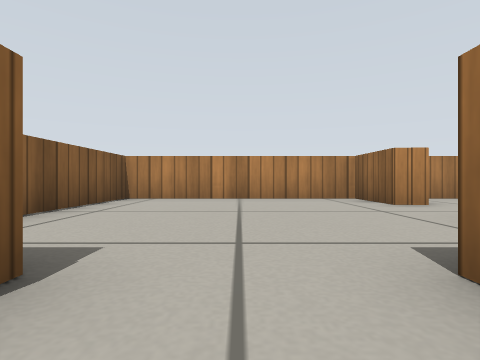
View 1 (above)

16 first-person views from a walk through a Gazebo world. The camera is 0.22 m above the floor, looks level and sees 80° across. The floor is counted in squares, 0.5 m on a side. Each view is taken from the middle of a square. On the plan, view 1 faces up. The plan holds only what a view shows up to about 9 squares ahead; the rest is blank. Gazebo's built-in surfaces are drawn with simple patterns.

View 2
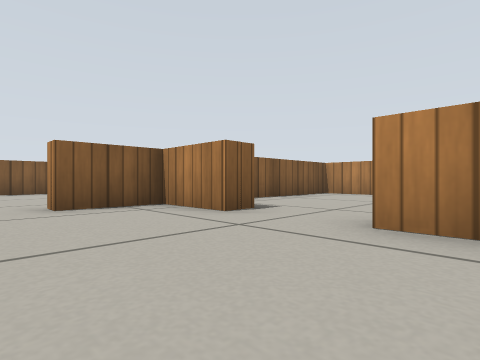

View 3
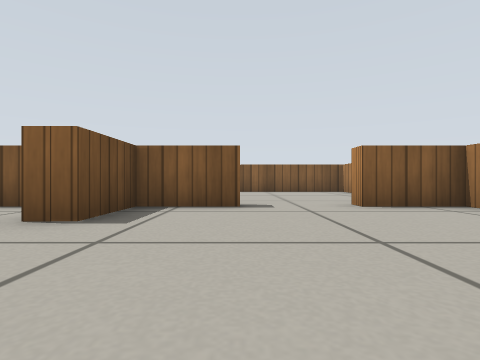

View 4
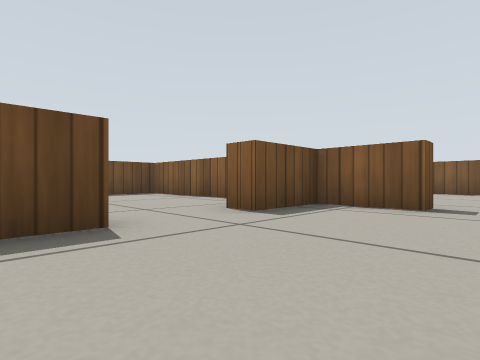

View 5
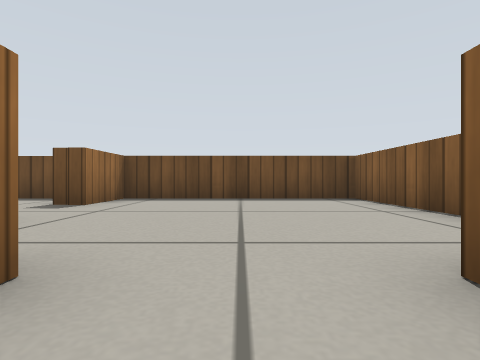

View 6
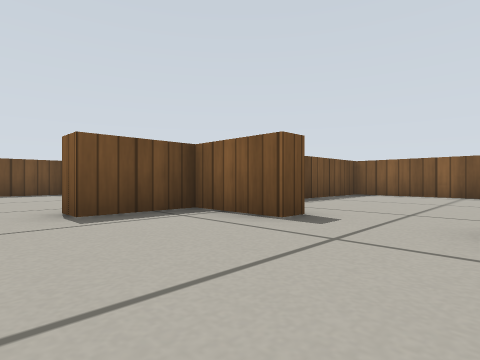

View 7
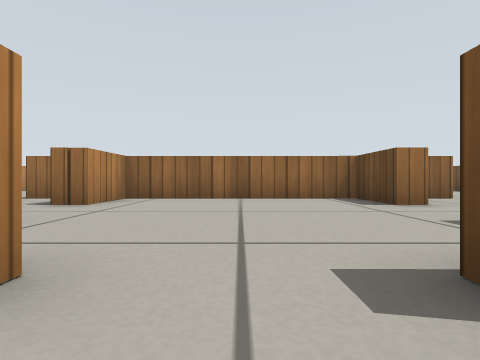

View 8
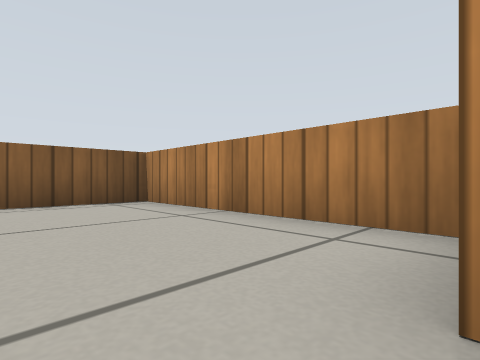

View 9
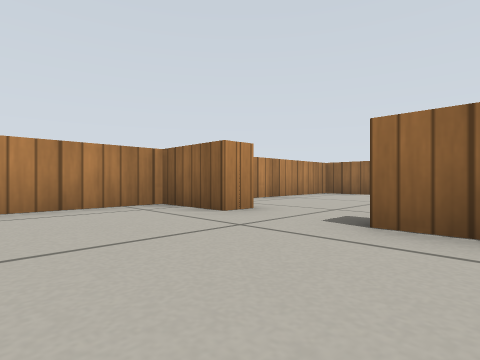

View 10
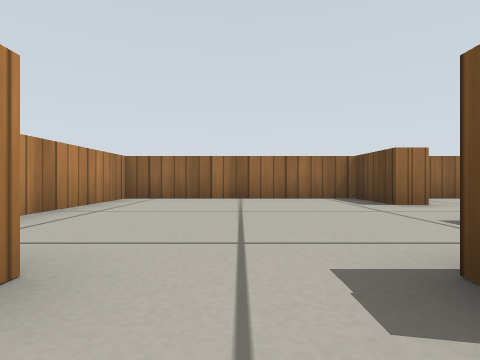

View 11
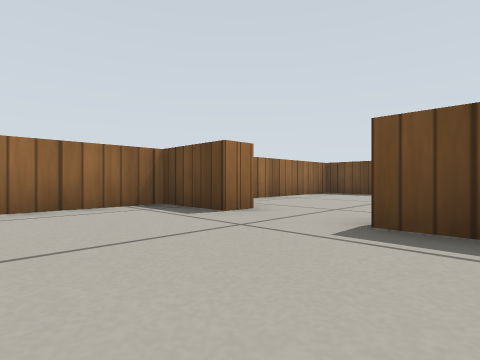

View 12
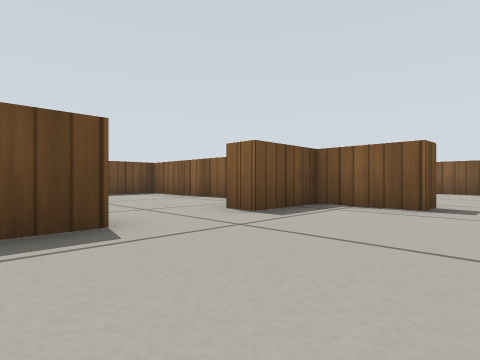

View 13
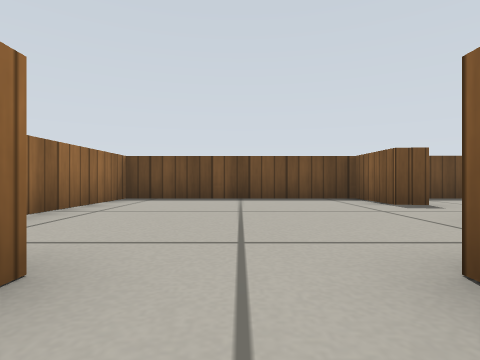

View 14
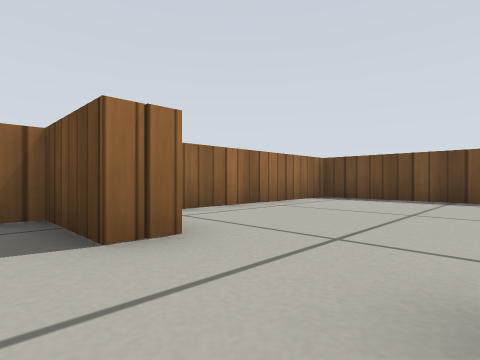

View 15
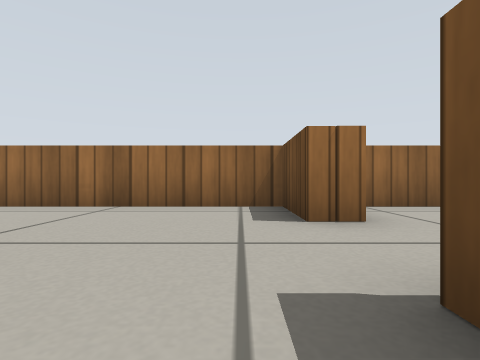

View 16
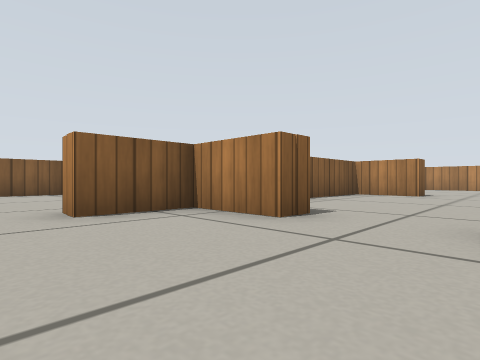

### Floor plan
Points are (right, up) in squares from view 1. A wall is a line through its corners. A room is listed if a view was taken in it or the views show most of it. See-through windows are left out.
Room 1 (views 1, 2, 3, 4, 5, 6, 8)
walls: (-1, 0.7) (-2.7, 0.7) (-2.7, -1) (-3.3, -1); (-3.3, -3) (-2.7, -3) (-2.7, -4.7) (-1, -4.7) (-1, -5.4); (1, -5.4) (1, -4.7) (2.7, -4.7) (2.7, 0.6) (1, 0.6)
ways out: opening at (-3, -2.5) to room 2; opening at (0.5, 1) to room 3; opening at (0, -5) to room 7
Room 2 (view 7)
walls: (-3.4, 0.7) (-8.5, 0.8) (-8.6, -4.7) (-5.8, -4.7)
ways out: opening at (-3, -2.5) to room 1
Room 3 (views 9, 10)
walls: (-1, 1.4) (-1, 0.7); (2.7, 5) (2.7, 6.7) (-2.7, 6.7) (-2.7, 2); (2.7, 2.1) (2.7, 3); (1, 0.6) (1, 1.4)
ways out: opening at (0.5, 1) to room 1; opening at (3, 4) to room 4
Room 4 (views 11, 12)
walls: (3.4, 5) (2.7, 5); (2.7, 3) (3.3, 3) (3.3, 1.3) (5, 1.3) (5, 0.6); (7, 0.6) (7, 1.3) (8.7, 1.3) (8.7, 6.7) (4.4, 6.7)
ways out: opening at (3, 4) to room 3; opening at (6, 1) to room 5
Room 5 (views 13, 14, 15)
walls: (5, 0.6) (3.3, 0.6) (3.3, -4); (4, -4.7) (5, -4.7) (5, -5.3); (7, -5.4) (7, -4.7) (8.7, -4.7) (8.7, 0)
ways out: opening at (6, 1) to room 4; opening at (6, -5) to room 6
Room 6 (view 16)
walls: (5, -5.3) (3.3, -5.3) (3.3, -7) (2.7, -7); (2.7, -9) (3.3, -9) (3.3, -10.7) (8.7, -10.7) (8.7, -6)
ways out: opening at (6, -5) to room 5; opening at (3, -8) to room 7
Room 7 (no view inside)
walls: (2.7, -7) (2.7, -6.4); (-2.7, -5.7) (-2.7, -10.7) (2.7, -10.7) (2.7, -9)
ways out: opening at (0, -5) to room 1; opening at (3, -8) to room 6

Positions as (right, up) in squares from view 1, and headings:
1: (0, 0), facing up
2: (2, -2), facing up-left
3: (2, -3), facing left
4: (2, -2), facing down-left
5: (0, -4), facing down
6: (0, -1), facing down-left
7: (-4, -2), facing right
8: (-3, -2), facing up-left
9: (0, 2), facing up-right
10: (2, 4), facing right
11: (4, 4), facing down-right
12: (8, 4), facing down-left
13: (6, -4), facing down
14: (5, -4), facing down-right
15: (4, -4), facing right
16: (7, -8), facing up-left
